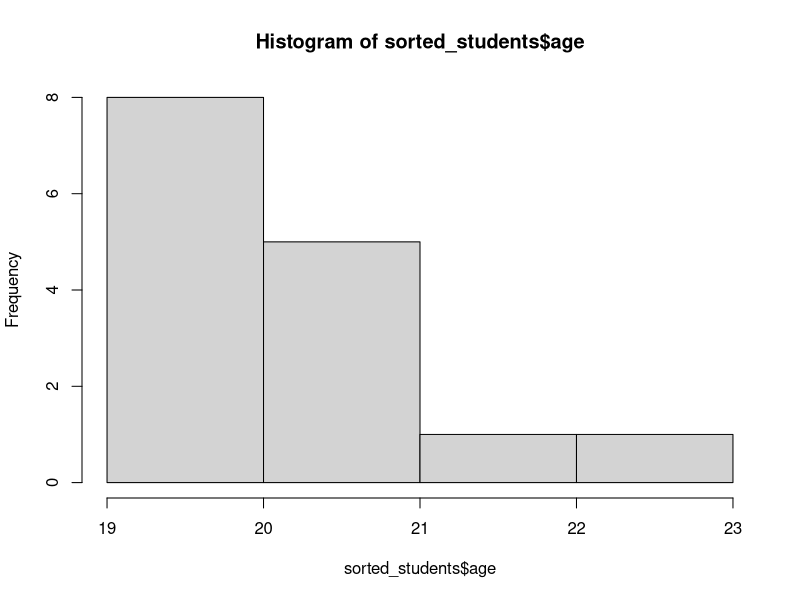
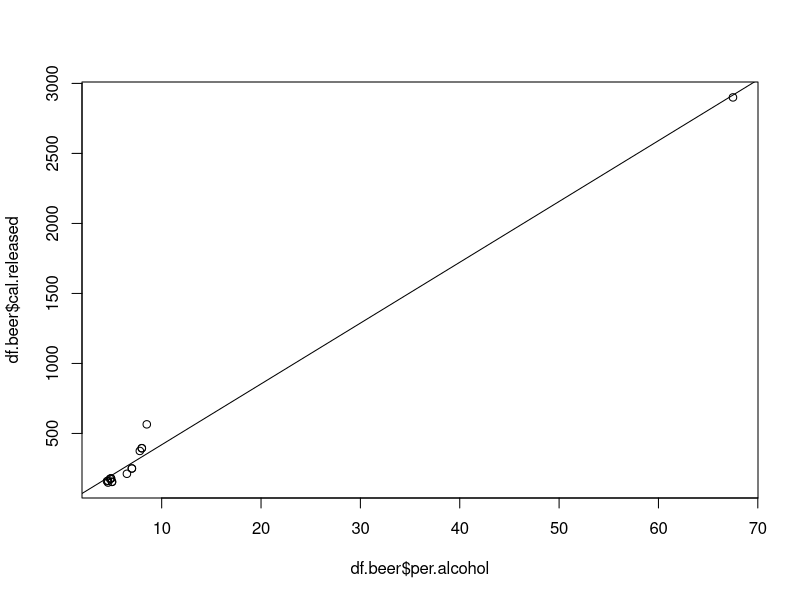

These figures' R source, in order:
#example 1-----------------------------

#a person tosses a coin 200 times 
#and obtains head 190 times.If it is claimed 
#that the coin is an unbaised one will it 
#be acceptable?

#H0: coin is unbaised p==0.5
#Ha: coin is biased[two tailed test] p!=0.5

#200-190=10 more heads out of 200

binom.test(10,200,
  conf.level=0.95,p=0.5,
  alternative = c("two.sided"))

#p is low null must go
#we reject the null hypothesis
#coin is biased

#example2-------------------------

#an existing model of a car is known for break 
#downs 1.4 times a year on an average. 
#The manufacturer intoduces an upgraded
#model and claims that the model is less likely to
#break down. To test the claim a data scientist
#selects 15 cars of the newly introduced model
#randomly and found 12 break downs in the lot in the first year.
#It is required to test the 
#validity of the manufacturer claim


#expected value of break down=1.4*15=21
#actual value of break down=12

#lambda=1.4
#h0: lambda>=1.4
#ha: lambda<1.4 [lower.tailed.test]

#expected number 
ppois(12,21,lower.tail = T)

#0.02<0.05 so, p is low null must go
#so we reject the null hypotheis

poisson.test(12)


#example 3

no_of_cases=c(41,15)
no_of_years=c(28011,19025)
poisson.test(no_of_cases,no_of_years)

#h0:no difference between exposed grp and 
#comparison grp

#ha:the exposed grp is more prone to cancer

#p is low null must go
#so we reject null hypotheis


#example 4--------------------

#test wheteher data set is normally distributed or not

id=c(1234,1239,2345,2956,2876,3122,2976,
     2765,2986,2786,4352,4976,2678,3279,1389)

age=c(19,20,19,21,22,21,19,20,19,21,20,21,20,21,23)

students=data.frame(id,age)

shapiro.test(students$age)
#as the pvalue is above 0.05 the data
#happens to form a normal population

sorted_students=students[order(students$age),]
shapiro.test(sorted_students$age)

hist(sorted_students$age)

#example 4-------------------------------

#the ceo of a large company claims that 90 percent oh his 
#2,500,000 customers are very satisfied with 
#the service they recieve. To test this claim the local 
#newspaper surveyed 1000 customers, using simple random 
#sampling. AMong the sampled customers , 73 percent
#say that they are very satisfied.

#ceo's hypothesis 90% of the customers are very 
#satisfied at alpha=0.05 or 95% conf.level

#H0:satified!=90%
#Ha:satisfied==90%[two tailed test]

# sd=p*(1-p)/n
s=(0.9*(1-0.9))/1000
s=sqrt(s)
s
#z= (p-P)/s
z=(0.73-0.90)/s
z
p=dnorm(z)

#as p is mush more less than 0.05 ,so we 
#reject the null hypothesis

CI1=(0.73+1.96)*(sqrt((0.73*0.27)/1000))
CI2=(0.73-1.96)*(sqrt((0.73*0.27)/1000))             
CI2


#a company wants to determine the average time to
#complete a certain job. The past records
#show that the sd of the completion for all workers in the company
# has beed 10 days and there is no reason to believe that this would
#have changed.

#however the company fells that because of the procedural
#changes, the mean would have changed. 
#Determine the sample size so that the company 
#may be 95% confident that the sample average 
#remains within 2 days of the population mean

sd=10 #of population
samp.mean=2 #of sample


#---------CORRELATION & REGRESSION--------

brand.name=c("k","b","bu","t","h",
             "c","m","ca","hy","ho","wh","sn",
             "bre","kno","kal","del") 
per.alcohol=c(8,7,6.5,4.6,5,4.5,4.6,
              5,7,4.9,4.9,67.5,4.8,8,7.8,8.5)

cal.released=c(395,250,212,149,155,159,162,
               153.7,249.75,179,177.95,2900,176,394,375,565)
df.beer=data.frame(brand.name,per.alcohol,cal.released)
str(df.beer)
#H0:rho<=0
#Ha:rho>0 [greater]

cor.test(df.beer$per.alcohol,df.beer$cal.released,
         alternative = "greater",conf.level = 0.95)


#p is low null must go
#so we reject null hypothesis

cor(df.beer$per.alcohol,df.beer$cal.released)
plot(df.beer$per.alcohol,df.beer$cal.released)
abline(lm(df.beer$cal.released~df.beer$per.alcohol))

model=lm(df.beer$cal.released~df.beer$per.alcohol)
summary(model)

#predict 
#it is required to find a 95% prediction interval for the number of
#calories when the alcohol content is 6.5% using a random sample
#taken from beers alcohol content an calories

alcohol.content=6.5
pred<-predict(model,newdata =data.frame(per.alcohol=alcohol.content),
        interval = "prediction",
        level=0.95)

pred        

#example 5-----------------------------
elevation<-c(7000,4000,6000,3000,7000,4500,
             5000)
temp<-c(50,60,48,70,55,55,60)

#is there enough evidence to show negative correlation
#between temp and elevation

model<-lm(temp~elevation)

#H0: rho>=0
#Ha: rho<0 [lesser]

cor.test(elevation,temp,conf.level =0.90,alternative = "less")
#p is low  p-value = 0.01285<0.05 null must go
#we reject null hypothesis

#-----------HYPOTHESIS TESTING OF SAMPLING DISTRIBUTION--------------

#let us consider a grocery store that sells
#packet of lays potato chips weighing 30gms each
#The company that makes the chips claims that the average weigh of a packet is 30gms.
#To test the validity of the claim, we collect
#10 such packets of chips and the weigh of each
#of the packets is noted down, the weights
#being 29,29.8,29.7,29.9,30,31,28.9,27.9,30.2,27.5
#show the testing of the company claim

#H0:mean>=30
#Ha:mean<30[lower.tail]

mu=30
sample=c(29,29.8,29.7,29.9,30,31,28.9,27.9,30.2,27.5)
sample.mean=mean(x=sample,mu=)

t.test(sample,mu=30,conf.level = 0.95,alternative = "less")

#p value p-value = 0.05264>0.05
#p is high null must fly
#so we fail to reject null hypothesis

#example 7--------------------------------------
#Expert Marketing Services reported that a typical Indian spends a mean of
#144 minutes (2.4 hours) per day accessing the Internet via a smart phone.
#To test the validity of this statement, we select a sample of 30 friends and
#family. The result for the time spent per day accessing the Internet via a
#smart phone (in minutes) are stored in Mobile net Time.csv file.
#It is required to determine whether there is any evidence that the popula-
#tions mean time spent per day accessing the Internet via a mobile device
#is different from 144 minutes. Use the p-value approach and a level of
#significance of 0.05. What assumption about the population distribution is
#needed to conduct the test?

net_use=c(1,2,3,4,5,6,7,8,9,10,11,
          12,13,14,15,16,17,18,19,20,21,22,
          23,24,25,26,27,28,29,30)

minutes_spent=c(28,76,79,145,123,25,30,56,30,80,90,95,86,89,67,125,122,235,280,560,365,320,65,70,85,120,210,220,300,290)

df<-data.frame(id=net_use,minutes_spent)
df

mu=144
n=30

#H0:mean==144
#Ha:mean!=144

#as population sd is not known so t_test else z_test

t.test(x=df$minutes_spent,mu=144,alternative ="two.sided" )

#p-value = 0.8309 >0.05
#p is high null must fly
#so we fail to reject null hypothesis
